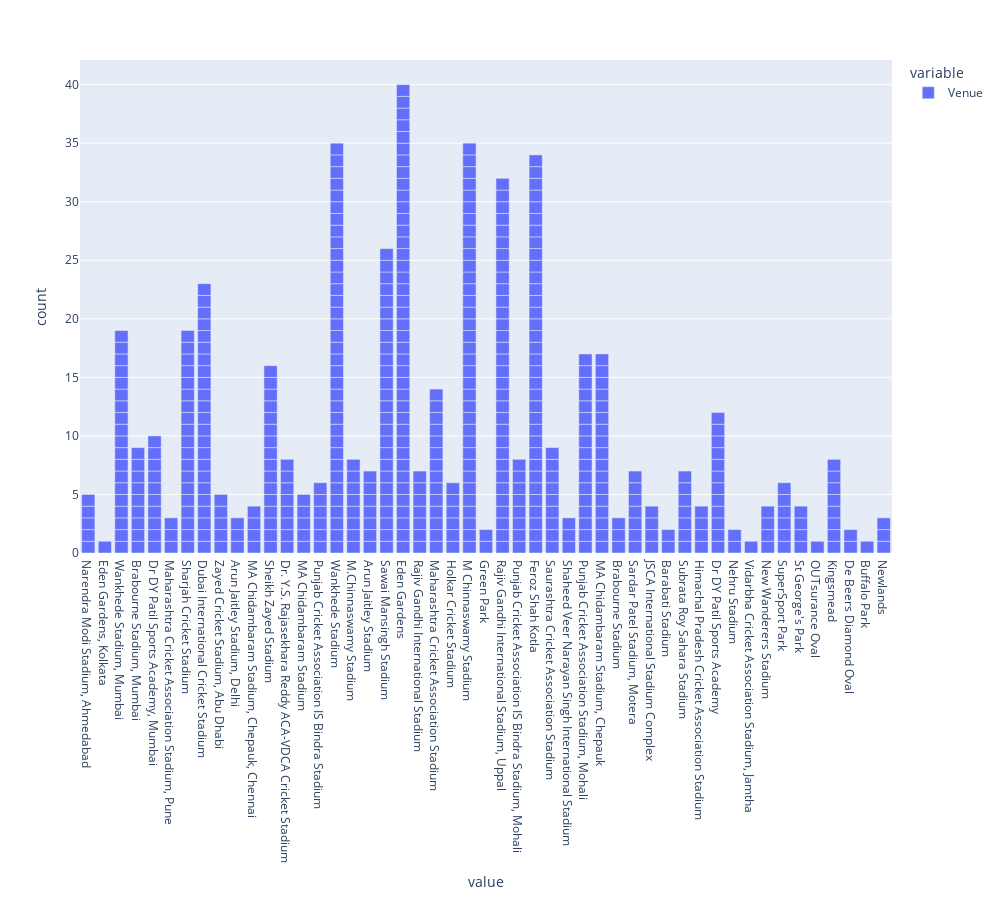

The notebook cell saved with this chart:
### Markdown cell above
### Which stadium is best for winning wickets

### Code cell
import plotly.express as px
fig= px.bar(batting_losses['Venue'],width=1000, height=900)
fig.show()

### Figure 1 — Plotly figure (JSON) as saved in the notebook; plotly's stock layout.template omitted (floating-point values rounded to 4 significant figures; data arrays with more than 128 entries replaced by an {"elided": "..."} marker saying what was removed)
{"data": [{"alignmentgroup": "True", "hovertemplate": "variable=Venue<br>value=%{x}<br>count=%{y}<extra></extra>", "legendgroup": "Venue", "marker": {"color": "#636efa", "pattern": {"shape": ""}}, "name": "Venue", "offsetgroup": "Venue", "orientation": "v", "showlegend": true, "textposition": "auto", "x": {"elided": "507 str values"}, "xaxis": "x", "y": {"elided": "507 int values"}, "yaxis": "y", "type": "bar"}], "layout": {"xaxis": {"anchor": "y", "domain": [0, 1], "title": {"text": "value"}}, "yaxis": {"anchor": "x", "domain": [0, 1], "title": {"text": "count"}}, "legend": {"title": {"text": "variable"}, "tracegroupgap": 0}, "margin": {"t": 60}, "barmode": "relative", "height": 900, "width": 1000}}
